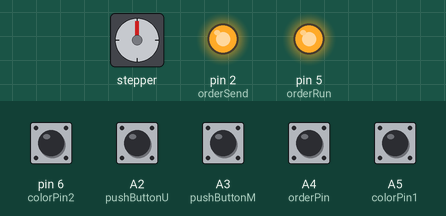
Simulated run of this sketch. Board: Arduino Uno, built with avr-gcc and run on an emulated ATmega328P. Shown: stepper motor, output pins drawn as LEDs (lit = HIGH). Wiring (inferred from the names in the program): stepper motor driver (200 steps per turn assumed): step pin 3; direction pin 4. Inputs (shaded band) come from the test bench; at power-on: A2 (pushButtonU), A3 (pushButtonM), A4 (orderPin), A5 (colorPin1), pin 6 (colorPin2) HIGH. Pins used as bus, display or sensor lines are not drawn; what the sketch prints to the serial monitor is not drawn.

Above: at 1.0 s.
1.1 s: A2 (pushButtonU) pulled LOW for 0.15 s
At 2.2 s:
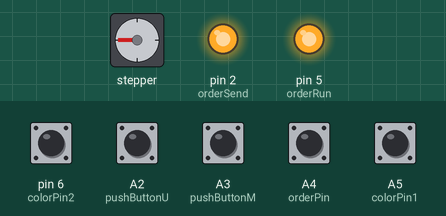
2.7 s: A4 (orderPin) pulled LOW for 0.15 s
At 5.5 s:
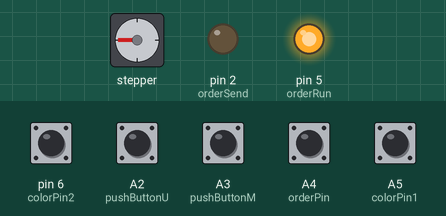
5.8 s: A2 (pushButtonU) pulled LOW for 1 s
At 6.7 s:
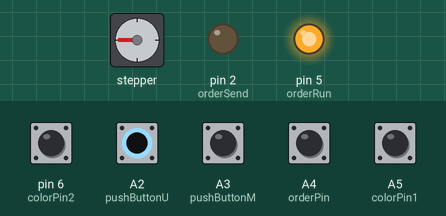
8.3 s: A4 (orderPin) pulled LOW for 1 s
12.3 s: A2 (pushButtonU) pulled LOW for 0.15 s
At 13.2 s:
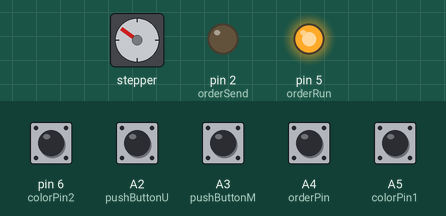
13.9 s: A4 (orderPin) pulled LOW for 0.15 s
Timing chart, 0 to 64.5 s (numbered marks = the images above; inputs shaded):
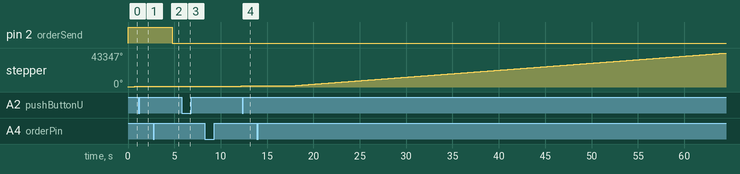

The sketch:

sketch_aug25a.ino
```cpp
// (licence header left out)
#define orderSend 2 //本机————>炮台|“送球完毕”
#define stepPin 3     //步进电机脉冲输入引脚
#define dirPin 4      //步进电机转动方向引脚
#define orderRun 5    //本机————>主机|“分球结束，继续跑动”
#define orderPin A4   //主机————>本机|“靠边”
#define orderBack A1 //炮台————>本机|“炮台就绪”
#define pushButtonM A3 //分球原点光电门
#define pushButtonU A2 //送球限位 A2+GND
#define colorPin1 A5 //颜色识别板D3————>本机A5
#define colorPin2 6 //颜色识别板D4————>本机6
#define ATTACHED_pushButtonm digitalRead(pushButtonM)

void setup() {
  Serial.begin(9600);

  IO_init();

  Ready();
}

void loop()
{    Serial.print("loop");
     Serial.println(digitalRead(orderSend));
  ///主机发来靠边信号
  int data = 0;
  for (int i = 0; i < 10; i++)
  {
    delay(2);
    data += digitalRead(orderPin);
  }
  //data = 2;
  //!如果现在是靠边状态
  if (data < 5)
  {
    delay(2000);
    Serial.println("judge");
    int color1=0,color2=0;
//    Serial.print("ATTACHED_pushButtonm");Serial.print(ATTACHED_pushButtonm);
    for (int a = 0; a < 20; a++)
    {
      delay(2);
    if (ATTACHED_pushButtonm)
      {
        color1 += digitalRead(colorPin1);
        color2 += digitalRead(colorPin2);
      }
    }
    Serial.print("color1：");Serial.print(color1);
    Serial.print("  color2：");Serial.println(color2);
/**
 * --------------------------------------------------------
 *    引脚\意义   |  丢弃  |   使用  |  粉色   |   跑    |
 *    orderOut1  |   LOW  |  HIGH  |   HIGH  |   LOW   |
 *    orderOut2  |   HIGH |  LOW   |   HIGH  |   LOW   |
 * --------------------------------------------------------
 */
    if (color1 <10)
    {
      if(color2>=10)
      {//!丢弃
        pink();
        Serial.println("丢弃");
      }
      else
      {//!跑
        digitalWrite(orderSend,LOW);
        Serial.println("跑");
      }
    }
    else
    {
      if(color2<10)
      {//!我方球
      Serial.println("有用球");
        use();
      }
      else
      {//!粉色
        use();
        Serial.println("粉色");
      }
    }
  }
}

/**
 * @brief 端口初始化
 *
 */
void IO_init()
{
  //!步进电机
  pinMode(stepPin, OUTPUT);
  pinMode(dirPin, OUTPUT);
  digitalWrite(stepPin, LOW);
  digitalWrite(dirPin, HIGH);

  //！通信引脚
  pinMode(orderSend, OUTPUT);
  pinMode(orderRun, OUTPUT);
  pinMode(orderPin, INPUT_PULLUP);
  digitalWrite(orderRun, HIGH);
  digitalWrite(orderSend, HIGH);
  pinMode(orderBack, INPUT_PULLUP);
  pinMode(colorPin1, INPUT_PULLUP);
  pinMode(colorPin2, INPUT_PULLUP);

  //!限位和光电门
  pinMode(pushButtonM, INPUT_PULLUP);
  pinMode(pushButtonU, INPUT_PULLUP);
}

/**
 * @brief 步进电机走步函数
 *
 * @param s 要走的脉冲数
 */
/*
void Step(int s)
{
  for (int a = 0; a < s; a++)
  {
    digitalWrite(stepPin, HIGH);
    delayMicroseconds(1000);
    digitalWrite(stepPin, LOW);
    delayMicroseconds(1000);
  }
  //Serial.print("电机:  ");Serial.println(s);
}
*/
/**
 * @brief 步进电机走步函数
 *
 * @param dir 转向
 *        0-left
 *        1-right
 * @param s 要走的脉冲数
 */
void Step(int dir,int s)
{
  digitalWrite(dirPin, dir);
  for (int a = 0; a < s; a++)
  {
    digitalWrite(stepPin, HIGH);
    delayMicroseconds(1000);
    digitalWrite(stepPin, LOW);
    delayMicroseconds(1000);
  }
  //Serial.print("电机:  ");Serial.println(s);
}

/**
 * @brief 送有用的球上炮台
 *
 */
void use()
{
  //！要求射球启动
  digitalWrite(orderSend,LOW);
  delay(1500);
  //!程序卡住等待炮台就绪时拉高电位
//  if (!digitalRead(orderBack))
 { //炮台就绪后送球上去
   back_to_origin();
   Serial.println("使用");

    //送球完毕
    //digitalWrite(orderSend,LOW);
}}

/**
 * @brief 送粉球上炮台
 *
 */
void pink()
{
  //！要求射球启动
  digitalWrite(orderSend,HIGH);
  delay(2000);
  Serial.println("Pink");
  Serial.println(digitalRead(orderBack));
  //!程序卡住等待炮台就绪时拉低电位
//  if(!digitalRead(orderBack))//{Serial.println("等待炮台");}

   { back_to_origin();

    Serial.println("粉色");

    //送球完毕
    //digitalWrite(orderSend,LOW);
}}

/**
 * @brief 准备函数
 * @notes 先移动到最右的限位
 *        再寻找光电门
 *        以此到达原点位置
 */
void Ready()
{
  Serial.println("Ready");
  delay(2);
  int bu = digitalRead(pushButtonU);
  int bm = !digitalRead(pushButtonM);

  ///寻找最右限位开关
  while(bu)
  {
      Step(1,50);
      bu = digitalRead(pushButtonU);
      bm = !digitalRead(pushButtonM);
      Serial.println("***************");
  }

  ///如果找到最右限位就反转找光电门
    while(bm)
    {
      Step(0,50);
      bm = !digitalRead(pushButtonM);
      Serial.println("********U-M");
 //     Serial.println(digitalRead(pushButtonM));
    }
}

/**
 * @brief 回原点
 *
 */
void back_to_origin()
{
    //炮台就绪后送球上去
    int bu = digitalRead(pushButtonU);
    int bm = !digitalRead(pushButtonM);
    while(bu)
    {
      Step(1,20);
      bu = digitalRead(pushButtonU);
      Serial.println("撞限位");
    }
  ///如果找到最右限位就反转找光电门
     Serial.println(!digitalRead(pushButtonM));
     bm = !digitalRead(pushButtonM);
    while(bm)
    {
      Step(0,20);
      bm = !digitalRead(pushButtonM);
      Serial.println("撞光电");
      //Serial.println(digitalRead(pushButtonM));
    }
    //digitalWrite(orderRun,HIGH);
}
```

Measured:
- after the input at 1.1 s, stepper: goes on until 1.1 s, then stays 990°
- after the input at 2.7 s, pin 2 (orderSend): HIGH → LOW after 2.1 s
- after the input at 5.8 s, stepper: stops changing and stays 990°
- after the input at 8.3 s, stepper: turns 379° clockwise in 0.42 s, starting after 3.6 s
- after the input at 12.3 s, stepper: goes on until 12.3 s, then stays 1386°
- after the input at 13.9 s, stepper: keeps turning clockwise at about 892°/s, starting after 3.6 s
